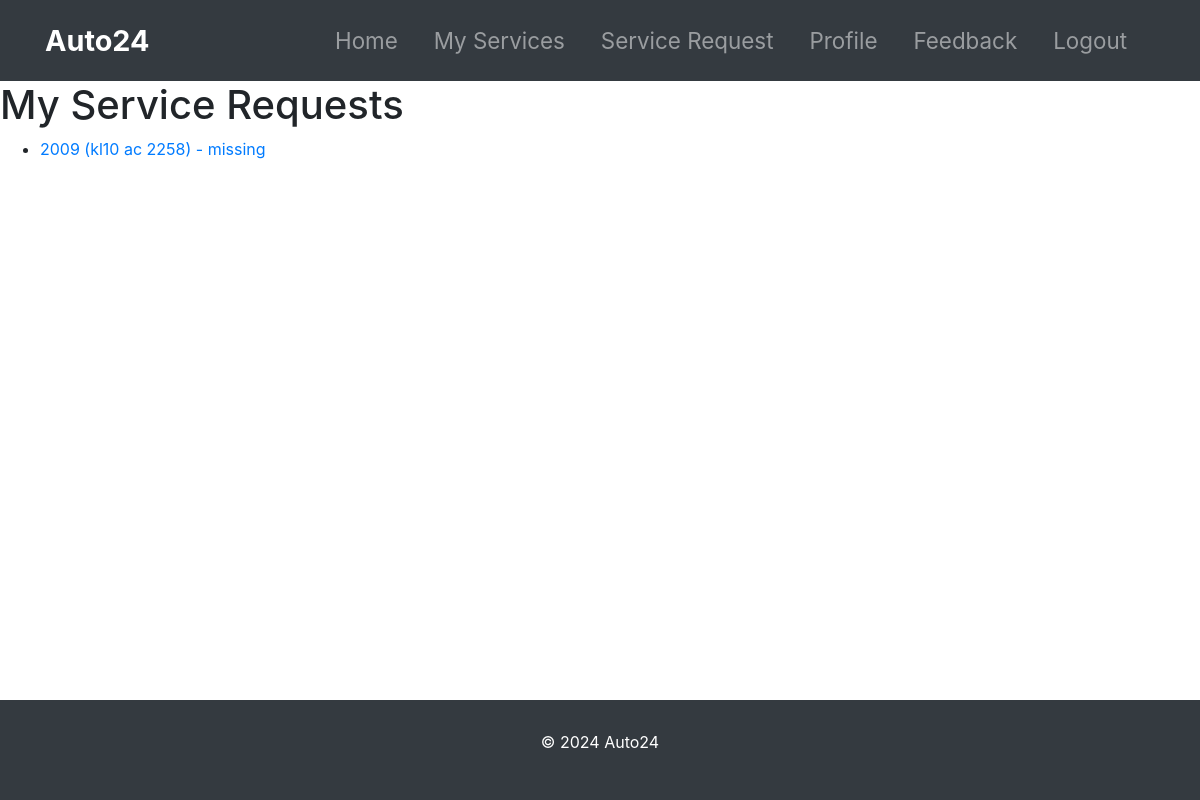
The page /customer/my_services/ (signed in) on the database as committed earlier.
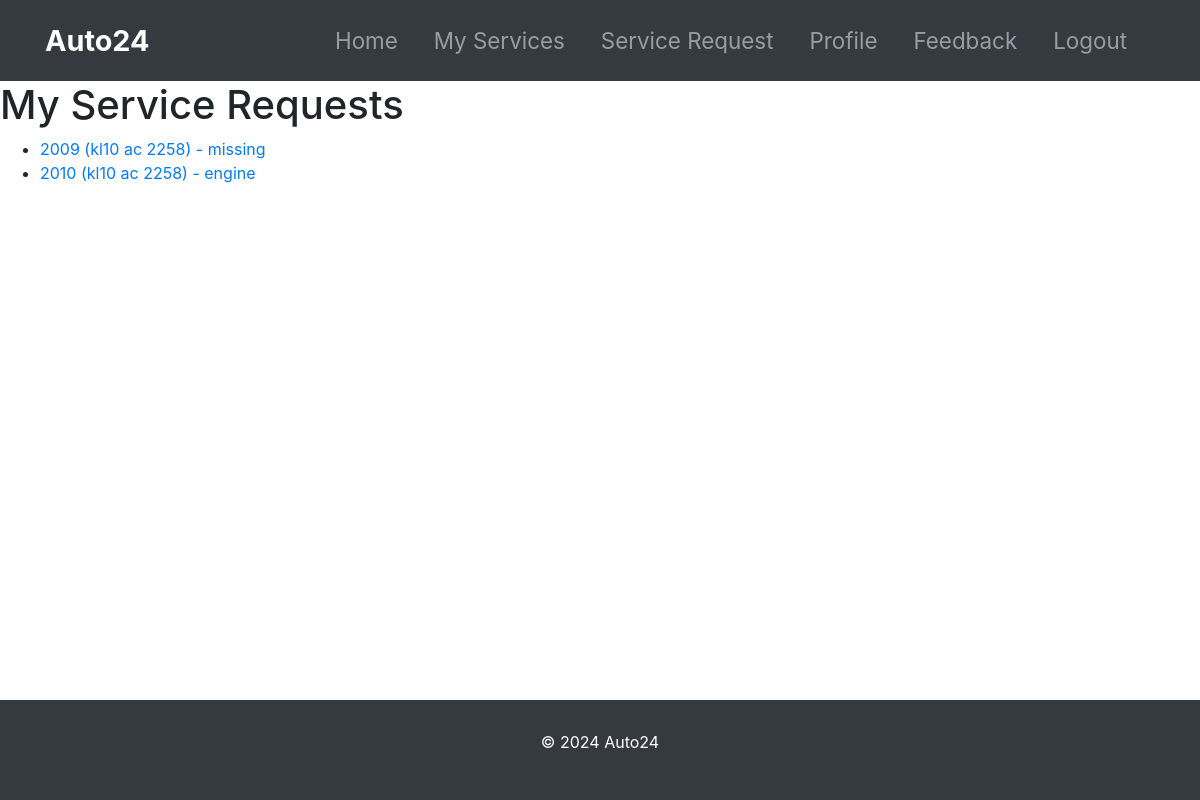
The same page on the database as committed later.
### customer_management/models.py (models this page shows, shortened)
class ServiceRequest(models.Model):
    STATUS_CHOICES = [
        ('Pending', 'Pending'),
        ('Approved', 'Approved'),
        ('Repairing', 'Repairing'),
        ('Repairing Done', 'Repairing Done'),
        ('Released', 'Released')
    ]
    customer = models.ForeignKey(Customer, on_delete=models.CASCADE, related_name='service_requests')
    vehicle = models.ForeignKey(Vehicle, on_delete=models.CASCADE, related_name='service_requests')
    problem_description = models.TextField()
    status = models.CharField(max_length=20, choices=STATUS_CHOICES, default='Pending')
    cost = models.DecimalField(max_digits=10, decimal_places=2, null=True, blank=True)
    created_at = models.DateTimeField(default=timezone.now)

class Vehicle(models.Model):
    number = models.CharField(max_length=20)
    model = models.CharField(max_length=100)
    customer = models.ForeignKey(Customer, on_delete=models.CASCADE, related_name='vehicles')
    def __str__(self):
        return f"{self.model} ({self.number})"

### customer_management/views.py (the view)
# urls.py: path('customer/my_services/', views.my_services, name='my_services'),
def my_services(request):
    customer = Customer.objects.get(user=request.user)
    service_requests = ServiceRequest.objects.filter(customer=customer)
    return render(request,'customer/my_services.html', {'service_requests': service_requests})

### templates/customer/my_services.html (shortened to what this page needs)
{% extends 'customer/base.html' %}
{% block content %}
<h1>My Service Requests</h1>
<ul>
    {% for request in service_requests %}
        <li>
            <a href="{% url 'service_request_detail' request.pk %}">{{ request.vehicle }} - {{ request.problem_description }}</a>
        </li>
    {% endfor %}
{% endblock %}

Rows that differ between the two databases and show on the page:
added ServiceRequest: vehicle "2010 (kl10 ac 2258)", problem_description "engine"
